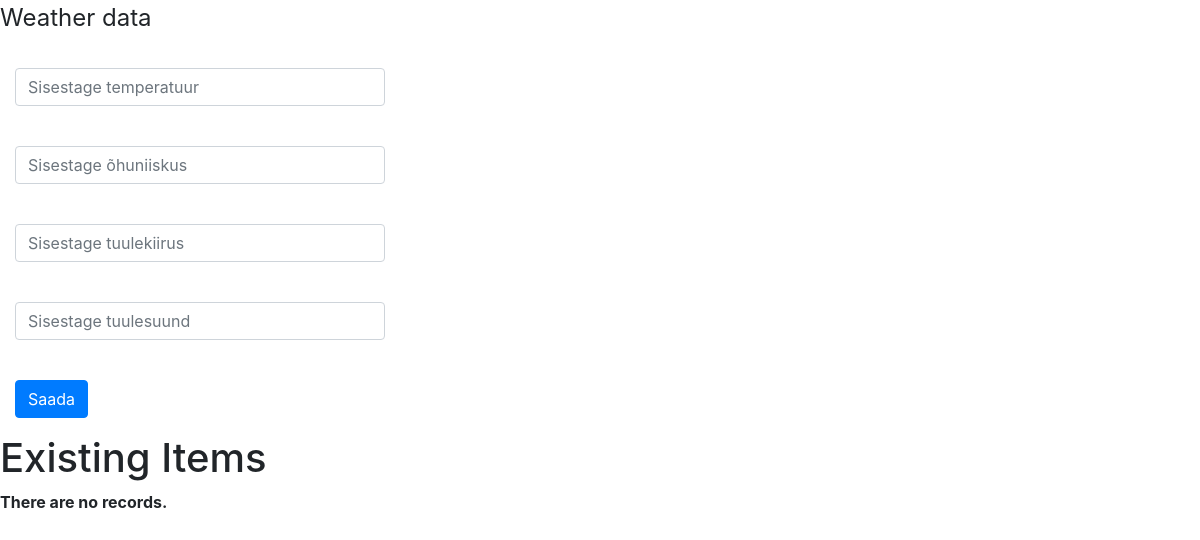
Before: / with the older database file.
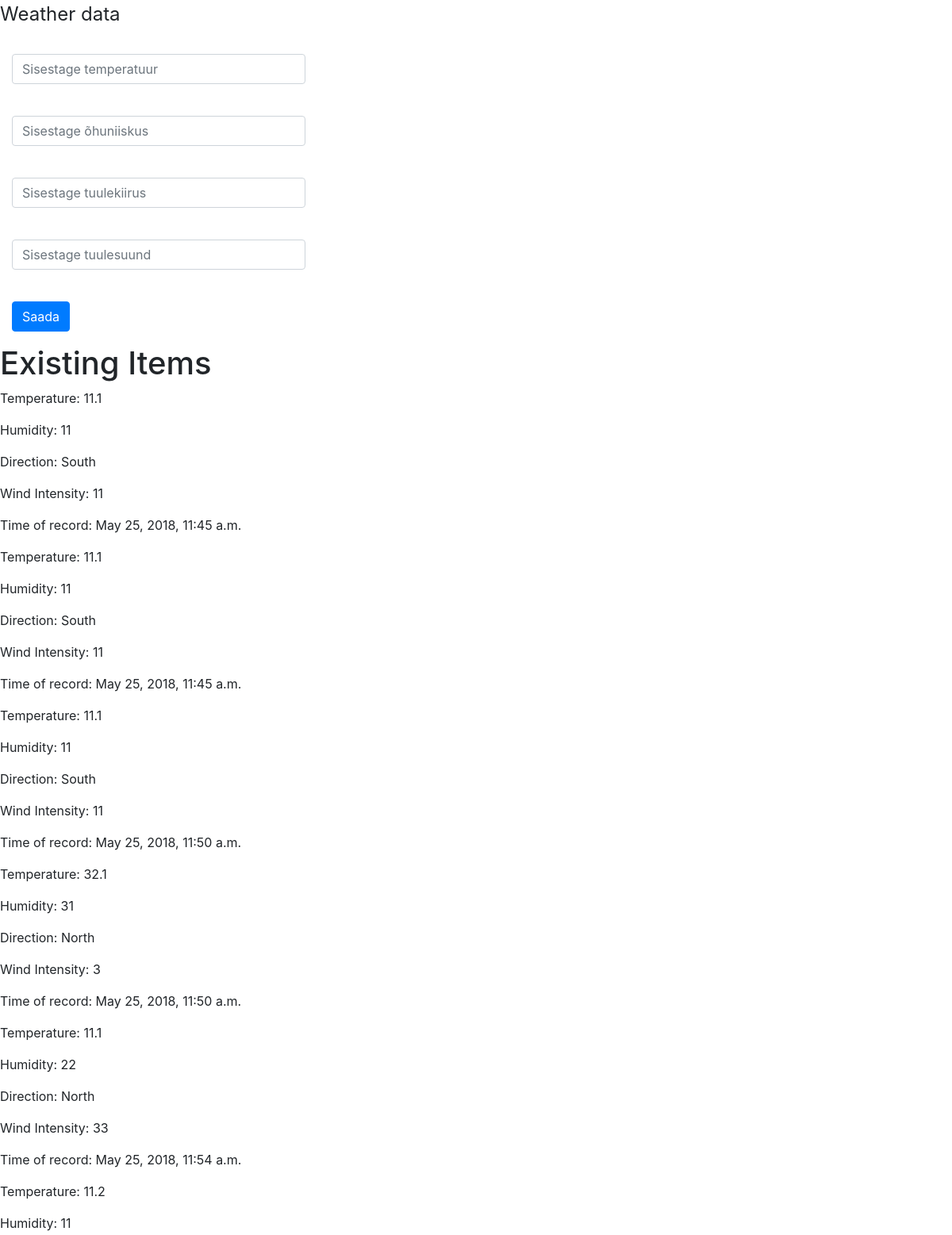
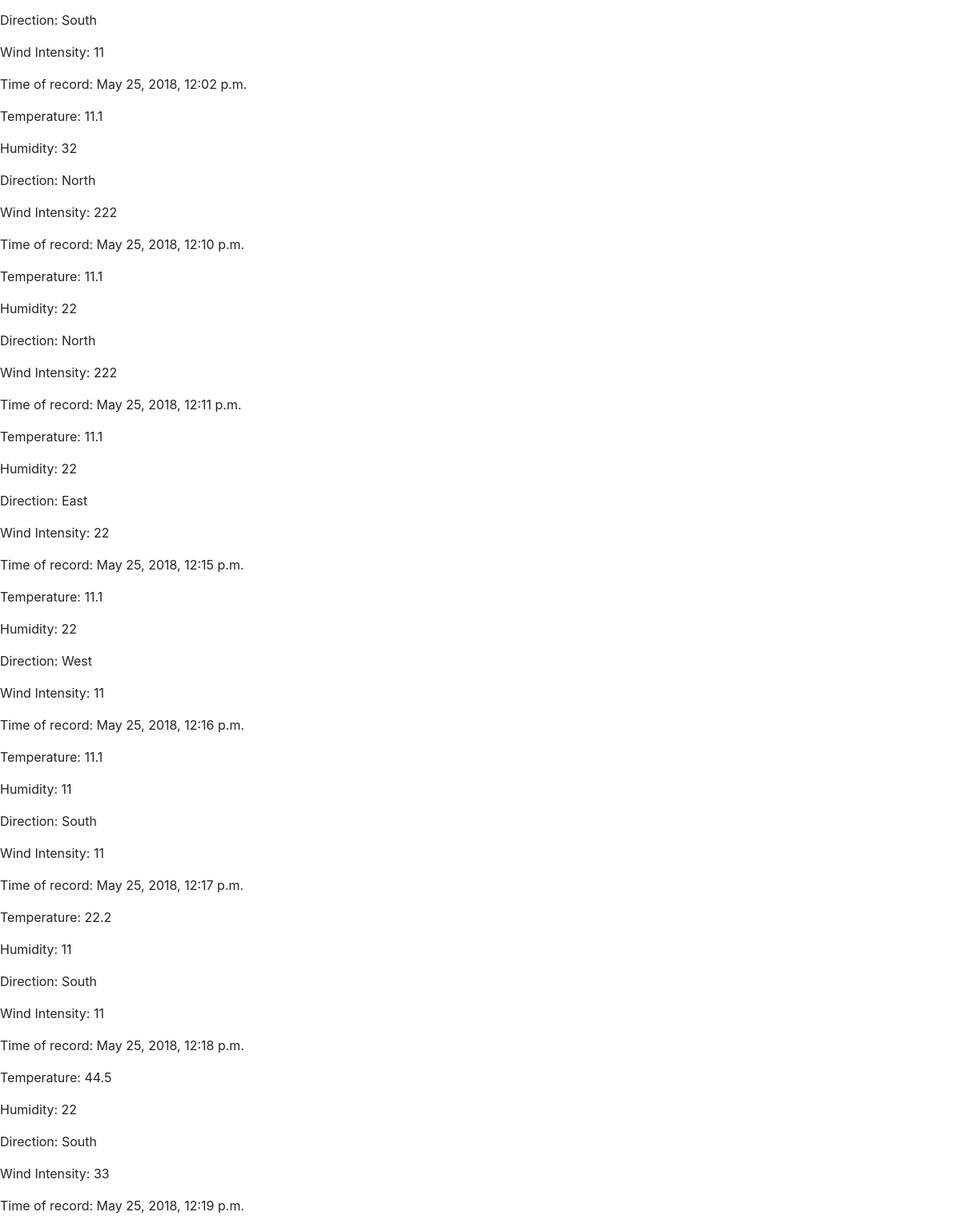
After: the same page with the newer database file (2 pictures, top to bottom).
### kg/models.py (models this page shows)
class WeatherData(models.Model):
    temperature = models.FloatField()
    humidity = models.IntegerField()
    wind_strenght = models.IntegerField()
    wind_direction = models.CharField(choices=WIND_DIRECTION_CHOICES, max_length=5)
    date_of_record = models.DateTimeField(auto_now=True)

### kg/views.py (the view)
# urls.py: path("", views.index, name="index" )
def index(request):
    if request.method == "POST":
        form = WeatherDataForm(request.POST)
        if form.is_valid():
            form.save()
            return redirect("index")
        else:
            return redirect("index")
    elif request.method == "GET":
        weather_record_list = WeatherData.objects.all()
        form = WeatherDataForm()
        return render(request, "index.html", context={"form":form,
         "weather_records": weather_record_list
                                                      })

### kg/forms.py
class WeatherDataForm(ModelForm):
    class Meta:
        model = WeatherData
        fields = ["temperature", "humidity", "wind_direction" ,"wind_strenght" ]

### kg/templates/index.html (shortened to what this page needs)
<!DOCTYPE html>
<html lang="en">
<head>
    <link rel="stylesheet" href="https://stackpath.bootstrapcdn.com/bootstrap/4.1.1/css/bootstrap.min.css">
</head>
<body>
<form class="form-horizontal" method="post">
<fieldset>
<legend>Weather data</legend>
<div class="form-group">
  <label class="col-md-4 control-label" for="temperature"></label>
  <div class="col-md-4">
  <input id="temperature" name="temperature" type="text" placeholder="Sisestage temperatuur" class="form-control input-md" required="">
  </div>
</div>
<div class="form-group">
  <label class="col-md-4 control-label" for="humidity"></label>
  <div class="col-md-4">
  <input id="humidity" name="humidity" type="text" placeholder="Sisestage õhuniiskus" class="form-control input-md" required="">
  </div>
</div>
<div class="form-group">
  <label class="col-md-4 control-label" for="wind_strenght"></label>
  <div class="col-md-4">
  <input id="wind_strenght" name="wind_strenght" type="text" placeholder="Sisestage tuulekiirus" class="form-control input-md" required="">
  </div>
</div>
<div class="form-group">
  <label class="col-md-4 control-label" for="wind_direction"></label>
  <div class="col-md-4">
  <input id="wind_direction" name="wind_direction" type="text" placeholder="Sisestage tuulesuund" class="form-control input-md" required="">
  </div>
</div>
<div class="form-group">
  <label class="col-md-4 control-label" for="singlebutton"></label>
  <div class="col-md-4">
    <button id="singlebutton" name="singlebutton" class="btn btn-primary">Saada</button>
</div>
</div>
</fieldset>
</form>
<h1> Existing Items </h1>
{%if weather_records %}
  {% for weather_record in weather_records %}
    <div>
      <p>Temperature: {{weather_record.temperature }}</p>
      <p>Humidity: {{weather_record.humidity }}</p>
      <p>Direction: {{weather_record.wind_direction }}</p>
      <p>Wind Intensity: {{weather_record.wind_strenght}}</p>
      <p>Time of record: {{weather_record.date_of_record }}</p>
    </div>
  {% endfor %}
{% else %}
  <p><strong>There are no records.</strong></p>
{% endif %}
</body>
</html>

Changed rows visible on the page:
added WeatherData: temperature "11.1", humidity "11", wind_direction "South", wind_strenght "11", date_of_record "May 25, 2018, 11:45 a.m."
added WeatherData: temperature "11.1", humidity "11", wind_direction "South", wind_strenght "11", date_of_record "May 25, 2018, 11:45 a.m."
added WeatherData: temperature "11.1", humidity "11", wind_direction "South", wind_strenght "11", date_of_record "May 25, 2018, 11:50 a.m."
added WeatherData: temperature "32.1", humidity "31", wind_direction "North", wind_strenght "3", date_of_record "May 25, 2018, 11:50 a.m."
added WeatherData: temperature "11.1", humidity "22", wind_direction "North", wind_strenght "33", date_of_record "May 25, 2018, 11:54 a.m."
added WeatherData: temperature "11.2", humidity "11", wind_direction "South", wind_strenght "11", date_of_record "May 25, 2018, 12:02 p.m."
added WeatherData: temperature "11.1", humidity "32", wind_direction "North", wind_strenght "222", date_of_record "May 25, 2018, 12:10 p.m."
added WeatherData: temperature "11.1", humidity "22", wind_direction "North", wind_strenght "222", date_of_record "May 25, 2018, 12:11 p.m."
added WeatherData: temperature "11.1", humidity "22", wind_direction "East", wind_strenght "22", date_of_record "May 25, 2018, 12:15 p.m."
added WeatherData: temperature "11.1", humidity "22", wind_direction "West", wind_strenght "11", date_of_record "May 25, 2018, 12:16 p.m."
added WeatherData: temperature "11.1", humidity "11", wind_direction "South", wind_strenght "11", date_of_record "May 25, 2018, 12:17 p.m."
added WeatherData: temperature "22.2", humidity "11", wind_direction "South", wind_strenght "11", date_of_record "May 25, 2018, 12:18 p.m."
added WeatherData: temperature "44.5", humidity "22", wind_direction "South", wind_strenght "33", date_of_record "May 25, 2018, 12:19 p.m."
Other visible differences:
text no longer shown: "There are no records."
